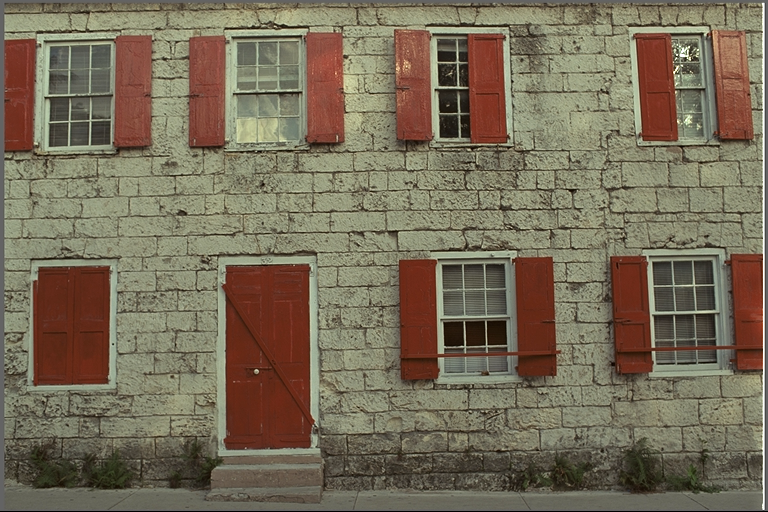
#> input picture lesson_3/data/kodim01.png, 768 x 512 px
$ jupyter execute Homework.ipynb
#> lines starting #> are read from the running program, lines starting #| are printed output that depends on the picture
# HOMEWORK 3

For this homework you are going to implement the **unsharp masking** filter (USM). It is a technique to improve the sharpness of an image by combining the image with its blurred (unsharp) version. See the Wikipedia [page](https://en.wikipedia.org/wiki/Unsharp_masking) for more details.

### Unsharp Masking (USP)
The USM technique consists of the following steps:
* Load the image you will be working with.
* Create a blurred (unsharp) version of the original image.
* Add the unsharp image (with a certain **weight**) to the original.

To sum it up, the USM performs the following operation:

`sharpened = original + (original − unsharp) × amount`

Even though we provide you an image to work with, you are welcome to use your own images :-)

[cell 1]
import cv2
import numpy as np
from matplotlib import pyplot as plt
plt.rcParams['figure.figsize'] = [15, 10]

# Create the difference image (original − unsharp)
# Note: Remember that you are working with uint8 data types. Any addition or substractions
# might result in overflow or underflow, respectively. You can prevent this by casting the images to float.


img = cv2.imread('data/kodim01.png')
#> img is the input picture: shape (512, 768, 3); mean B, G, R 88.4, 108.7, 119.8
img = cv2.cvtColor(img, cv2.COLOR_BGR2RGB)

sigma = 2
original = np.float32(img)

unsharp = cv2.GaussianBlur(img, (3,3), sigmaX=sigma)

diff = original - unsharp
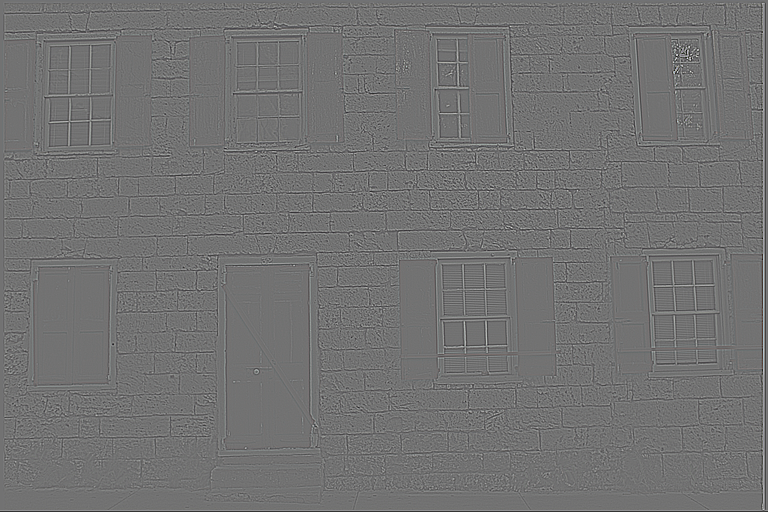
#> diff: shape (512, 768, 3) float32; mean R, G, B -0.1, -0.1, -0.1; drawn with min black and max white

amount = 5
sharpened = original + diff * amount
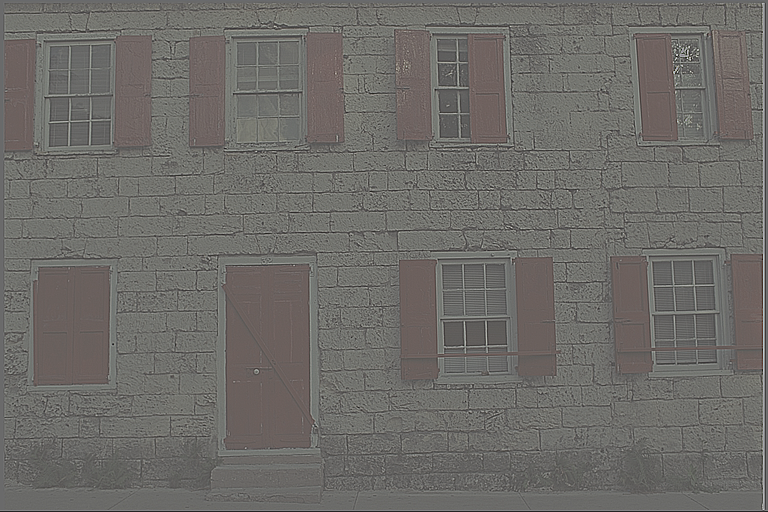
#> sharpened: shape (512, 768, 3) float32; mean R, G, B 119.5, 108.4, 88.1; drawn with min black and max white

sharpened = np.clip(sharpened, 0, 255).astype(np.uint8)
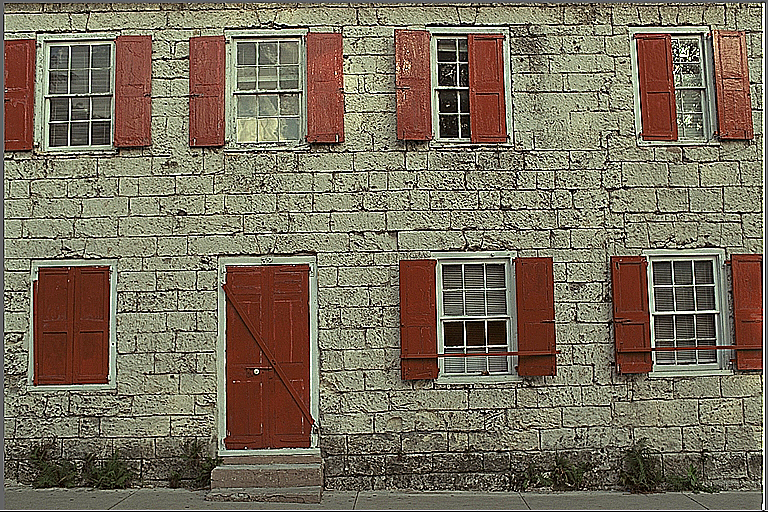
#> sharpened: shape (512, 768, 3); mean R, G, B 121.7, 111.4, 93.7

print(f'amount {amount}, sigma {sigma}')

plt.subplot(221), plt.imshow(img)
plt.subplot(222), plt.imshow(unsharp)
plt.subplot(223), plt.imshow(np.clip(diff * 255, 0, 255).astype(np.uint8))
plt.subplot(224), plt.imshow(sharpened)

# plt.subplot(121), plt.imshow(img)
# plt.subplot(122), plt.imshow(sharpened)
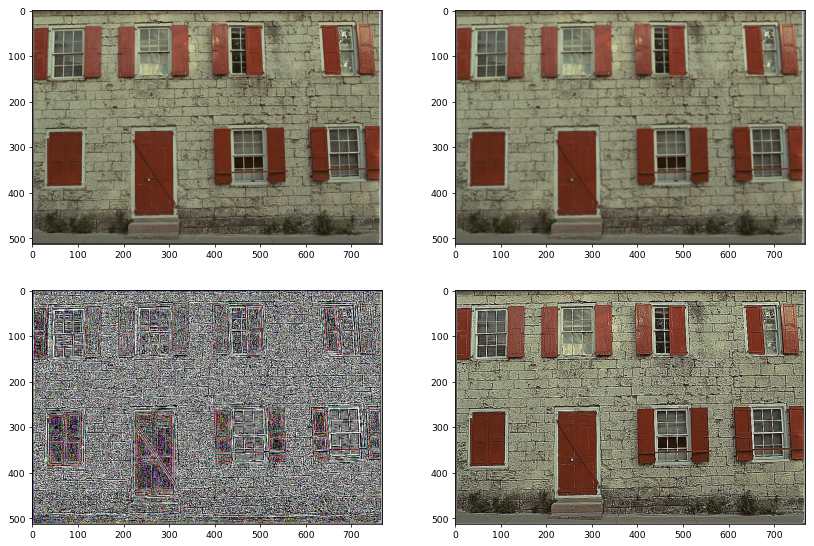
#> figure drawn by matplotlib, 4 panels

$ run again, with lesson_3/data/kodim07.png copied over lesson_3/data/kodim01.png
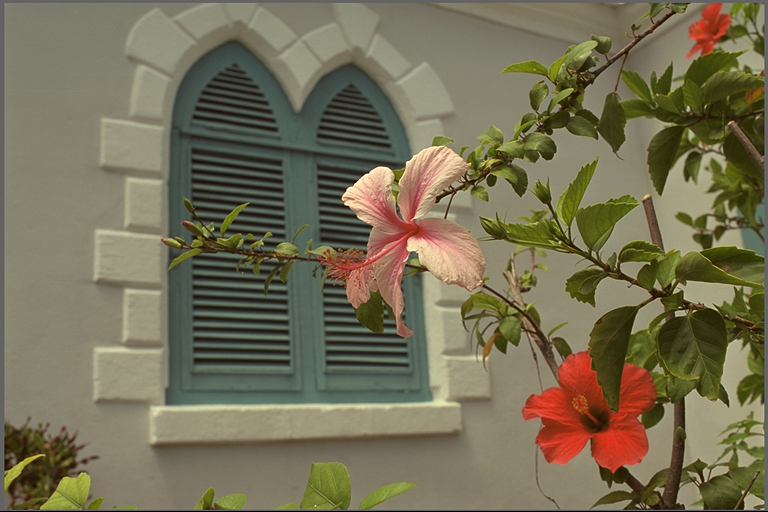
#> input picture lesson_3/data/kodim07.png, 768 x 512 px
#> img is the input picture: shape (512, 768, 3); mean B, G, R 85.4, 110.7, 117.6
#> `diff = original - unsharp`:
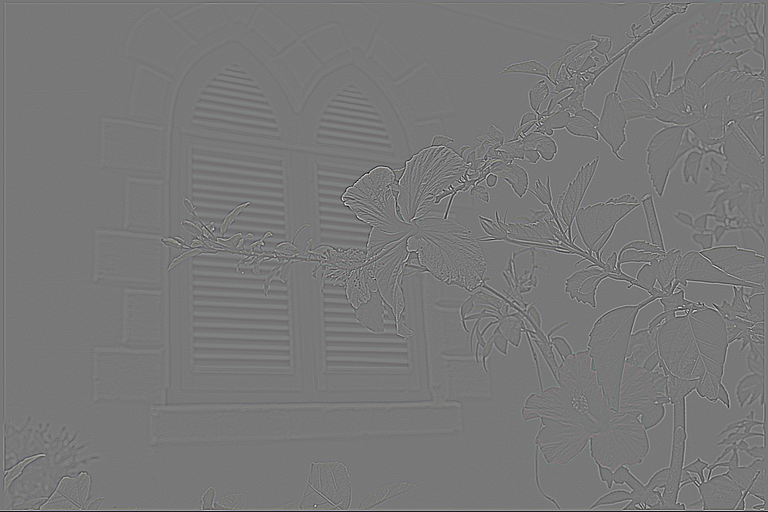
#> diff: shape (512, 768, 3) float32; mean R, G, B -0.1, -0.1, -0.1; drawn with min black and max white
#> `[cell 1] import cv2 import numpy as np from matplotlib import pyplot a..`:
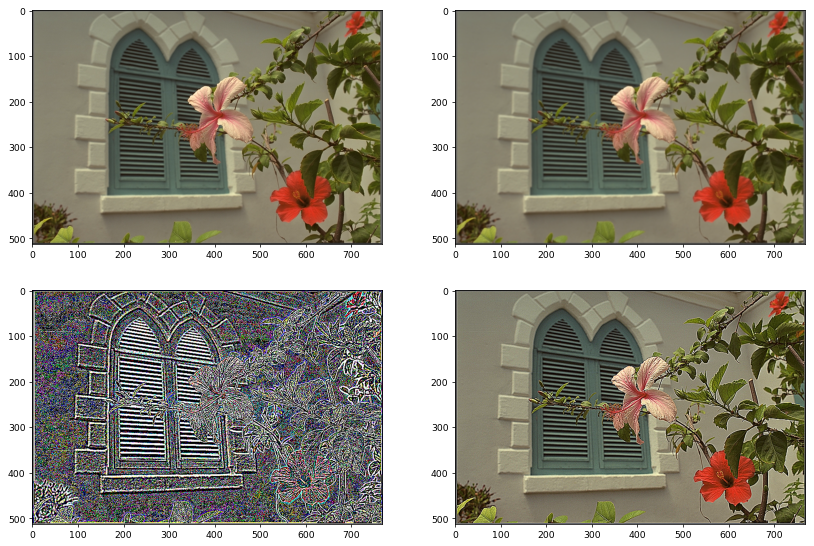
#> figure drawn by matplotlib, 4 panels

$ run again, with lesson_3/data/dog.jpeg saved as lesson_3/data/kodim01.png
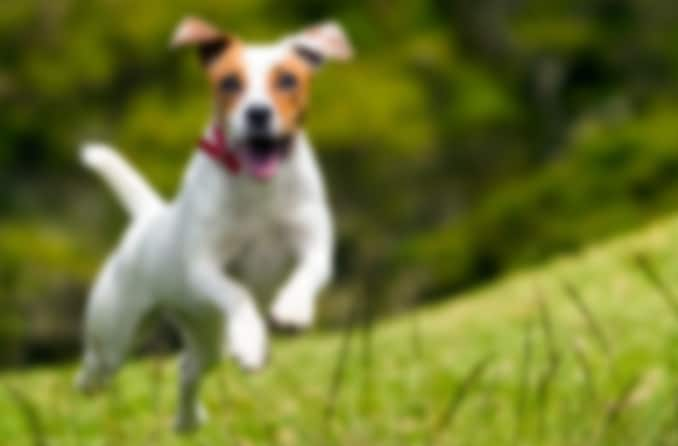
#> input picture lesson_3/data/dog.jpeg, 678 x 446 px
#> img is the input picture: shape (446, 678, 3); mean B, G, R 48.6, 116.5, 110.2
#> `diff = original - unsharp`:
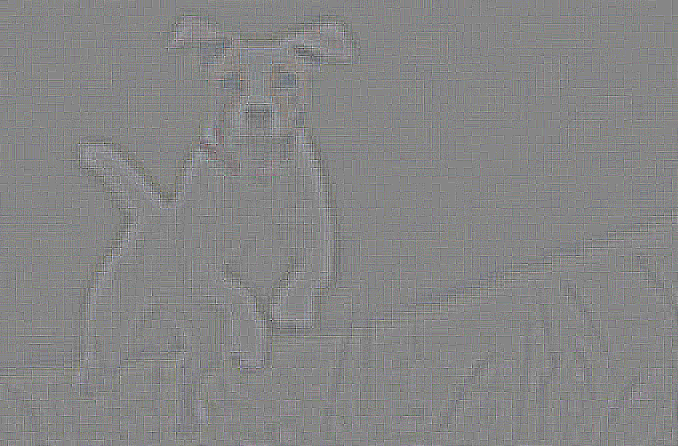
#> diff: shape (446, 678, 3) float32; mean R, G, B 0.000198, 0.000946, 0.0029; drawn with min black and max white
#> `[cell 1] import cv2 import numpy as np from matplotlib import pyplot a..`:
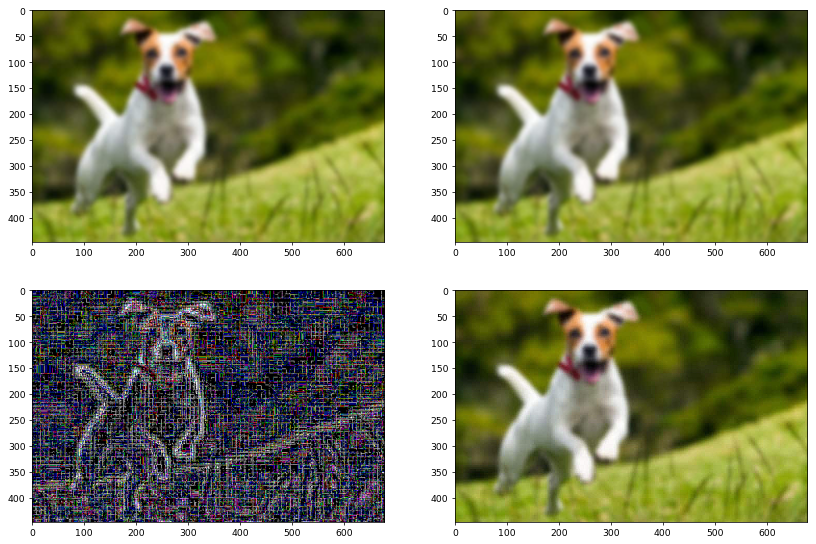
#> figure drawn by matplotlib, 4 panels

$ run again, with lesson_3/data/motorist.webp saved as lesson_3/data/kodim01.png
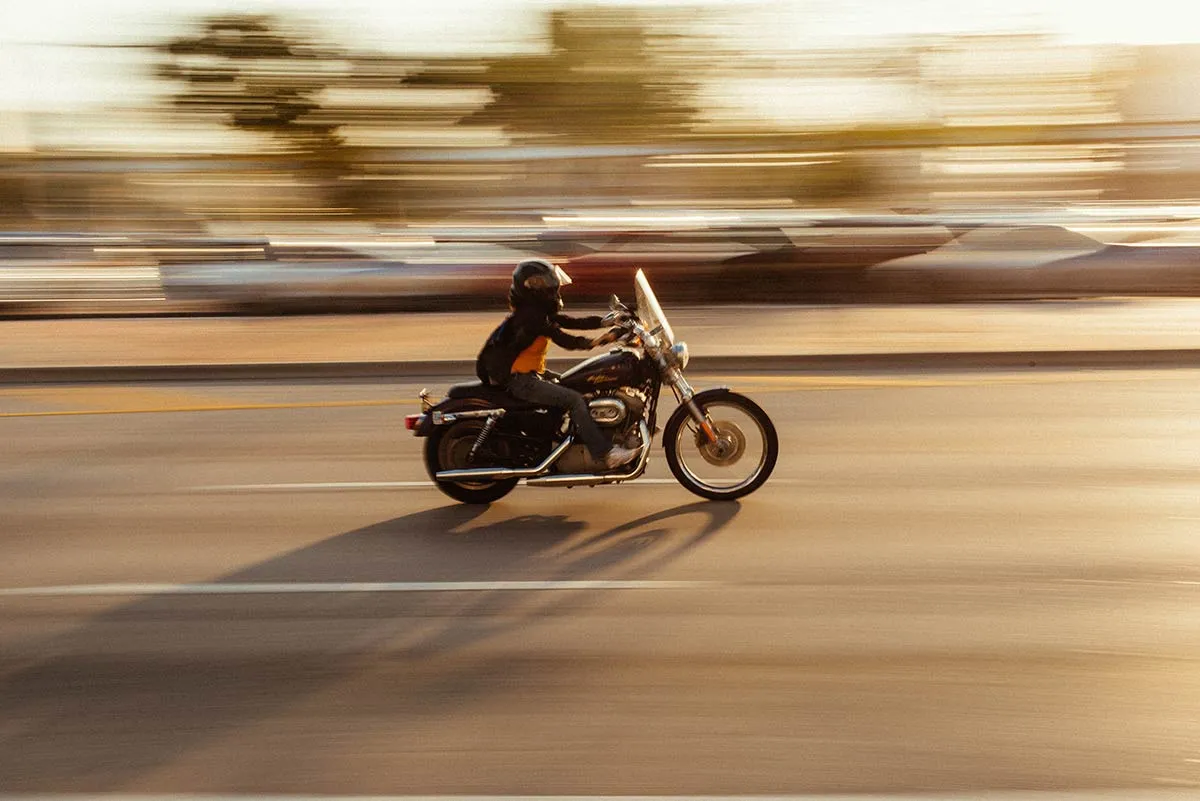
#> input picture lesson_3/data/motorist.webp, 1200 x 801 px
#> img is the input picture: shape (801, 1200, 3); mean B, G, R 105.2, 137.1, 164.2
#> `sharpened = original + diff * amount`:
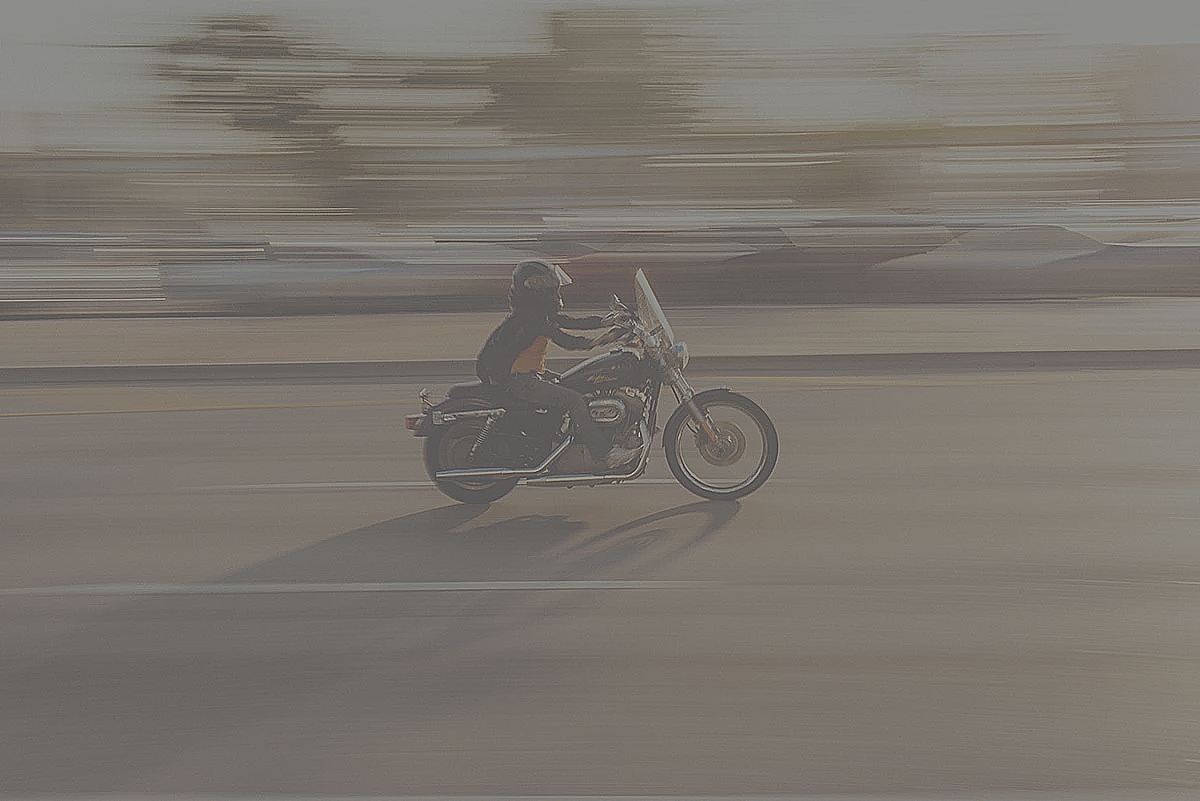
#> sharpened: shape (801, 1200, 3) float32; mean R, G, B 164.2, 137.1, 105.2; drawn with min black and max white
#> `[cell 1] import cv2 import numpy as np from matplotlib import pyplot a..`:
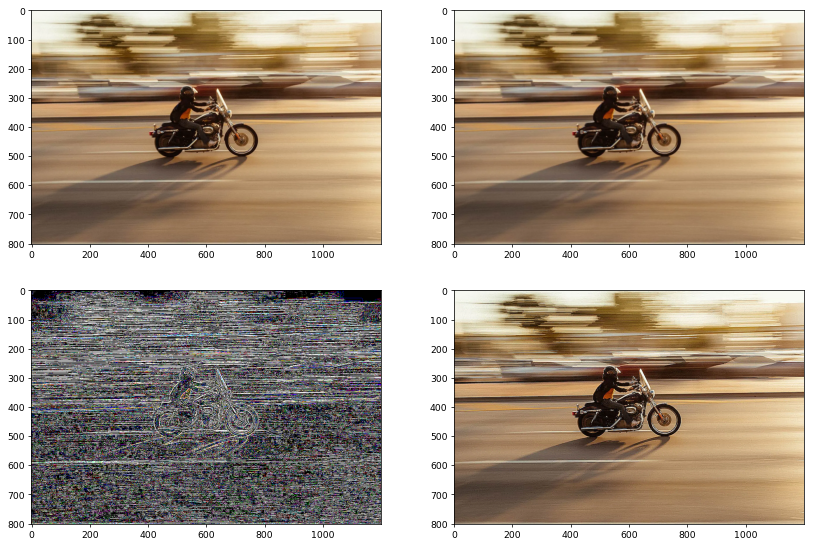
#> figure drawn by matplotlib, 4 panels
